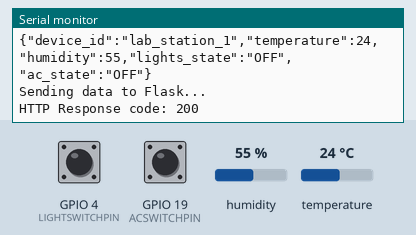
Simulated run of this sketch. Board: ESP32. Shown: the last lines printed to the serial monitor. Inputs (shaded band) come from the test bench; at power-on: humidity 55 %, temperature 24 °C, GPIO 4 (LIGHTSWITCHPIN) HIGH, GPIO 19 (ACSWITCHPIN) HIGH. WiFi joins after 1.5 s; servers stay silent unless stated; uploads are accepted with an empty reply.

Above: at 2.7 s.
2.8 s: humidity set to 22 %
At 6.88 s:
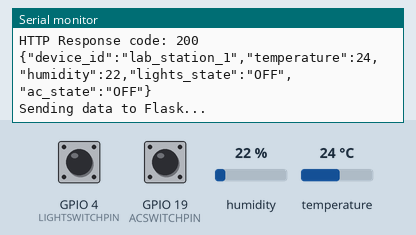
8.6 s: temperature set to 12 °C
At 12.8 s:
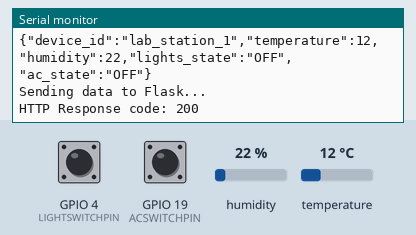
14.4 s: GPIO 4 (LIGHTSWITCHPIN) pulled LOW for 3 s
20.2 s: GPIO 19 (ACSWITCHPIN) pulled LOW for 3 s
26.0 s: humidity set to 40 %
At 28.2 s:
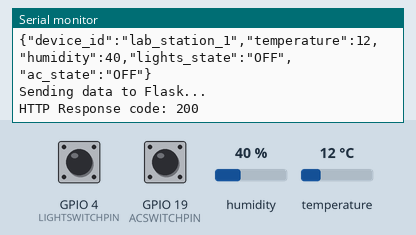
31.8 s: GPIO 4 (LIGHTSWITCHPIN) pulled LOW for 3 s
Timing chart, 0 to 34.8 s (numbered marks = the images above; inputs shaded):
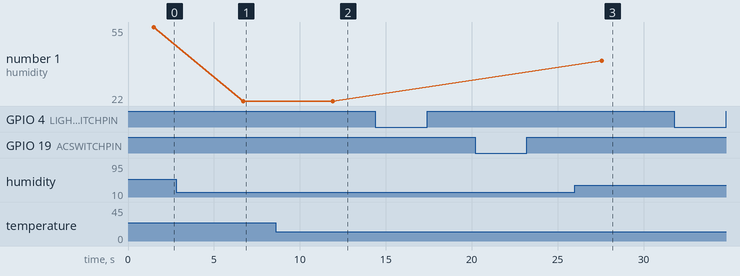

The sketch:

dataSend.ino
```cpp
#include "DHT.h"
#include <WiFi.h>
#include <HTTPClient.h>
#include <ArduinoJson.h> // Make sure you installed this library!

// --- HARDWARE PINS ---
#define LIGHTSWITCHPIN 4
#define DHTPIN 21
#define ACSWITCHPIN 19
#define DHTTYPE DHT22

// --- WIFI & SERVER SETTINGS ---
// const char* ssid = "Not your wifi";
const char* ssid = "HU-AltStdev";
const char* password = "0r!!A!!487St";
// Put your Mac's IP address here, keeping the http:// and :5000/sensor-data
const char* serverName = "http://10.20.2.38:1767/sensor-data";

DHT dht(DHTPIN, DHTTYPE);

void setup() {
  Serial.begin(115200);
  dht.begin();
  pinMode(ACSWITCHPIN, INPUT_PULLUP);
  pinMode(LIGHTSWITCHPIN, INPUT_PULLUP);

  // 1. Connect to WiFi
  Serial.print("Connecting to WiFi");
  WiFi.begin(ssid, password);
  while (WiFi.status() != WL_CONNECTED) {
    delay(500);
    Serial.print(".");
  }
  Serial.println("\nConnected to WiFi!");
  Serial.print("ESP32 IP Address: ");
  Serial.println(WiFi.localIP());
}

void loop() {
  // 1. Read Sensors
  int lightSwitchState = digitalRead(LIGHTSWITCHPIN);
  int acSwitchState = digitalRead(ACSWITCHPIN);
  float tempC = dht.readTemperature();
  float humidity = dht.readHumidity();

  // If DHT fails, print error and skip this loop iteration
  if (isnan(tempC) || isnan(humidity)) {
    Serial.println("Failed to read from DHT sensor!");
    delay(2000);
    return;
  }

  // 2. Format data into a JSON object
  // (JsonDocument is the standard for ArduinoJson v7)
  JsonDocument doc;
  doc["device_id"] = "lab_station_1";
  doc["temperature"] = tempC;
  doc["humidity"] = humidity;
  doc["lights_state"] = (lightSwitchState == LOW) ? "ON" : "OFF";
  doc["ac_state"] = (acSwitchState == LOW) ? "ON" : "OFF";

  // Serialize the JSON object into a normal string
  String jsonPayload;
  serializeJson(doc, jsonPayload);
  Serial.println(jsonPayload);

  // 3. Send the HTTP POST Request (Only if WiFi is connected)
  if (WiFi.status() == WL_CONNECTED) {
    HTTPClient http;

    Serial.println("Sending data to Flask...");
    http.begin(serverName); // Specify destination
    http.addHeader("addHeaderContent-Type", "application/json"); // Tell Flask to expect JSON

    // Send the actual POST request
    int httpResponseCode = http.POST(jsonPayload);

    // Print the response from the server
    if (httpResponseCode > 0) {
      Serial.print("HTTP Response code: ");
      Serial.println(httpResponseCode);
      // Optional: Print the server's reply (e.g., {"status": "success"})
      String response = http.getString();
      Serial.println(response);
    } else {
      Serial.print("Error code: ");
      Serial.println(httpResponseCode);
    }

    http.end(); // Free up resources
  } else {
    Serial.println("WiFi Disconnected. Cannot send data.");
  }

  // Wait 5 seconds before sending the next reading
  delay(5000);
}
```

Measured:
- after the input at 2.8 s, the serial monitor: prints a new line after 3.9 s (image 1)
- after the input at 8.6 s, the serial monitor: prints a new line after 3.3 s (image 2)
- after the input at 26.0 s, the serial monitor: prints a new line after 1.6 s (image 3)
- plotted number 1: 55 → 22 after the input at 2.8 s, 22 → 40 after the input at 26.0 s
